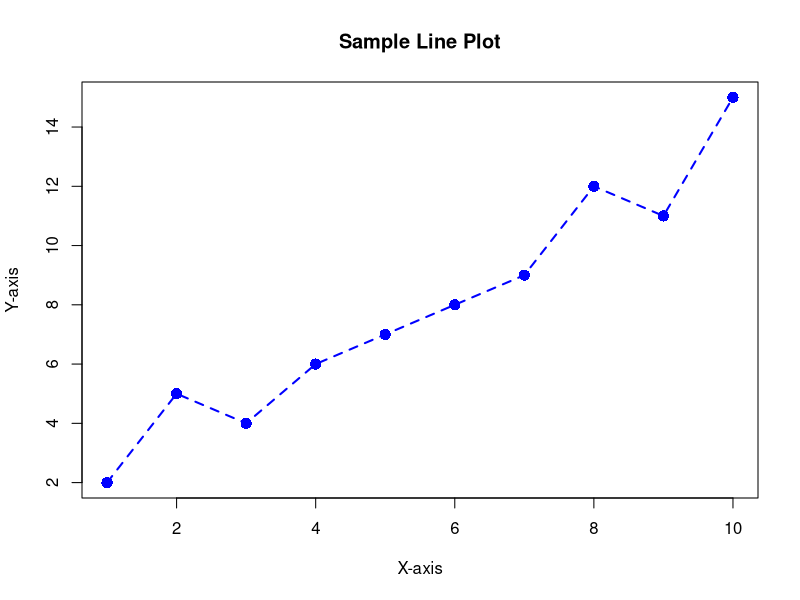
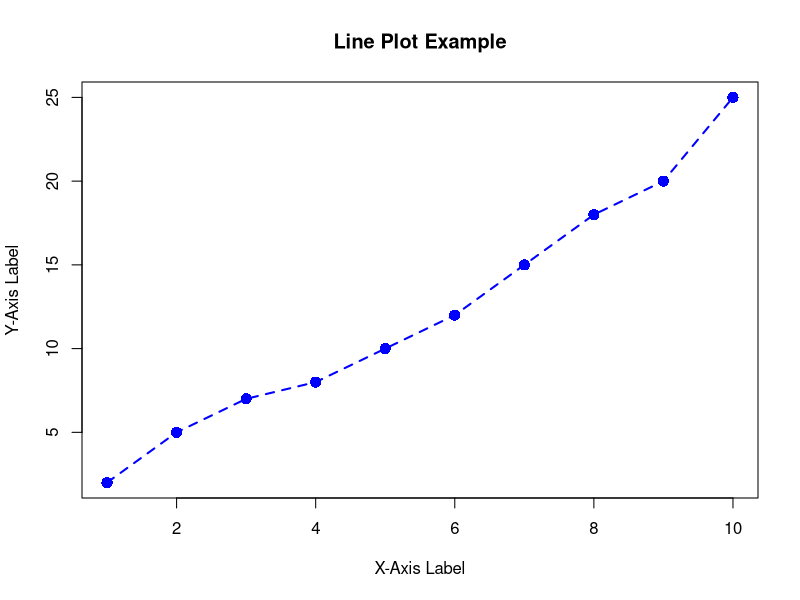

Reproduce these figures in R, in order.
# Program 16


# 16. Write an R program to create plot chart and implement
# a. Draw line
# b. Labels main label, xlabel and ylabel
# c. Color, Line color, line width, line style
# d. Size – pch, cex


# Sample data
x <- 1:10
y <- c(2, 5, 4, 6, 7, 8, 9, 12, 11, 15)
# Simple line plot
plot(x, y, type="o", main="Sample Line Plot", xlab="X-axis", ylab="Y-axis",
col="blue", lty=2, lwd=2, pch=16, cex=1.5)



# Program2



# Create sample data
x <- 1:10
y <- c(2, 5, 7, 8, 10, 12, 15, 18, 20, 25)
# Plot the line with customizations
plot(x, y, type = "o",
main = "Line Plot Example",
xlab = "X-Axis Label",
ylab = "Y-Axis Label",
col = "blue",
lwd = 2,
lty = 2,
pch = 16,
cex = 1.5 )
